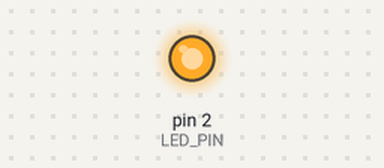
This sketch was run on a simulated Arduino Uno, built with avr-gcc and run on an emulated ATmega328P. Parts: output pins drawn as LEDs (lit = HIGH). What the sketch prints to the serial monitor is not drawn.

Above: at 1.7 s.
At 5.9 s:
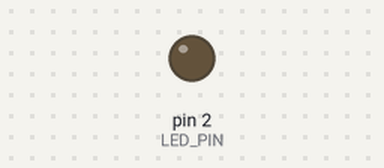
Timing chart, 0 to 8.8 s (numbered marks = the images above):
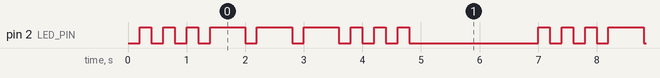

Measured:
- by itself, pin 2 (LED_PIN): repeats every 6.8 s: 2 × (LOW 0.20 s, HIGH 0.20 s), 3 × (LOW 0.20 s, HIGH 0.60 s), 3 × (LOW 0.20 s, HIGH 0.20 s), LOW 2.2 s, HIGH 0.20 s
- by itself, everything shown: repeats every 6.8 s, in 18 steps

The sketch:

sketch_jun22bsos.ino
```cpp
// ex03 millis非阻塞实现标准SOS：三短、三长、三短
#define LED_PIN 2

unsigned long currentTime;
unsigned long lastTime = 0;
bool ledState = LOW;

// 时序参数
const unsigned shortOn  = 200;   // 短亮时长
const unsigned shortOff = 200;   // 短闪间隔
const unsigned longOn   = 600;   // 长亮时长
const unsigned longOff  = 200;   // 长闪间隔
const unsigned longPause = 2000; // 整套SOS结束后长停顿

int stage = 0;   // 0=3短闪 1=3长闪 2=再3短闪 3=结束停顿
int count = 0;   // 当前阶段闪烁计数

void setup() {
  pinMode(LED_PIN, OUTPUT);
  Serial.begin(115200);
  digitalWrite(LED_PIN, LOW);
}

void loop() {
  currentTime = millis();
  unsigned long delta = currentTime - lastTime;

  switch(stage)
  {
    // 第一阶段：连续3次短闪
    case 0:
      if (!ledState)
      {
        if (delta >= shortOff)
        {
          ledState = HIGH;
          digitalWrite(LED_PIN, HIGH);
          Serial.println("SOS 短亮");
          lastTime = currentTime;
        }
      }
      else
      {
        if (delta >= shortOn)
        {
          ledState = LOW;
          digitalWrite(LED_PIN, LOW);
          Serial.println("SOS 短灭");
          lastTime = currentTime;
          count++;
          // 3次短闪完成，进入长闪阶段
          if (count >= 3)
          {
            count = 0;
            stage = 1;
          }
        }
      }
      break;

    // 第二阶段：连续3次长闪
    case 1:
      if (!ledState)
      {
        if (delta >= longOff)
        {
          ledState = HIGH;
          digitalWrite(LED_PIN, HIGH);
          Serial.println("SOS 长亮");
          lastTime = currentTime;
        }
      }
      else
      {
        if (delta >= longOn)
        {
          ledState = LOW;
          digitalWrite(LED_PIN, LOW);
          Serial.println("SOS 长灭");
          lastTime = currentTime;
          count++;
          // 3次长闪完成，进入第二组短闪
          if (count >= 3)
          {
            count = 0;
            stage = 2;
          }
        }
      }
      break;

    // 第三阶段：再连续3次短闪
    case 2:
      if (!ledState)
      {
        if (delta >= shortOff)
        {
          ledState = HIGH;
          digitalWrite(LED_PIN, HIGH);
          Serial.println("SOS 短亮");
          lastTime = currentTime;
        }
      }
      else
      {
        if (delta >= shortOn)
        {
          ledState = LOW;
          digitalWrite(LED_PIN, LOW);
          Serial.println("SOS 短灭");
          lastTime = currentTime;
          count++;
          // 三组全部完成，进入长停顿
          if (count >= 3)
          {
            count = 0;
            stage = 3;
          }
        }
      }
      break;

    // 整套SOS结束，长时间熄灭等待下一轮
    case 3:
      if (delta >= longPause)
      {
        stage = 0;
        lastTime = currentTime;
        Serial.println("=== 一轮SOS完成，重新开始 ===");
      }
      break;
  }
}
//ex03-2：调整SOS长短闪间隔，完善代码注释
```
